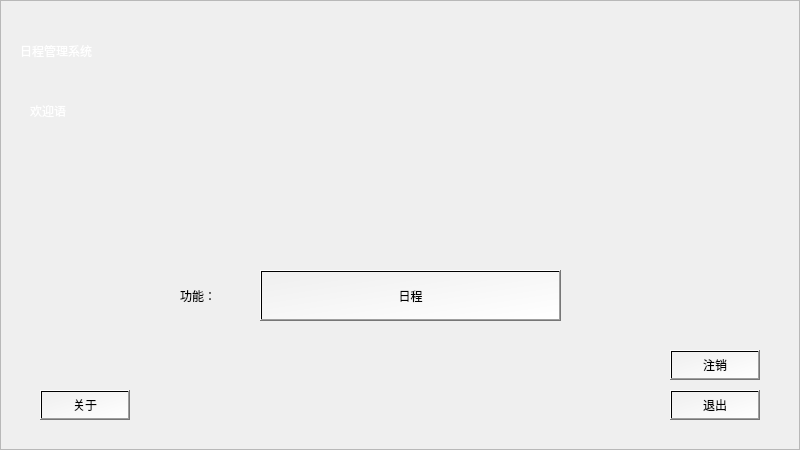
<?xml version="1.0" encoding="UTF-8"?>
<ui version="4.0">
 <class>mainForm</class>
 <widget class="QWidget" name="mainForm">
  <property name="geometry">
   <rect>
    <x>0</x>
    <y>0</y>
    <width>800</width>
    <height>450</height>
   </rect>
  </property>
  <property name="minimumSize">
   <size>
    <width>800</width>
    <height>450</height>
   </size>
  </property>
  <property name="maximumSize">
   <size>
    <width>800</width>
    <height>450</height>
   </size>
  </property>
  <property name="windowTitle">
   <string>日程管理系统</string>
  </property>
  <property name="autoFillBackground">
   <bool>false</bool>
  </property>
  <widget class="QFrame" name="frame">
   <property name="geometry">
    <rect>
     <x>0</x>
     <y>0</y>
     <width>800</width>
     <height>450</height>
    </rect>
   </property>
   <property name="minimumSize">
    <size>
     <width>800</width>
     <height>450</height>
    </size>
   </property>
   <property name="maximumSize">
    <size>
     <width>800</width>
     <height>450</height>
    </size>
   </property>
   <property name="styleSheet">
    <string notr="true">#frame{
background-image: url(:/BGmain.png);
}</string>
   </property>
   <property name="frameShape">
    <enum>QFrame::StyledPanel</enum>
   </property>
   <property name="frameShadow">
    <enum>QFrame::Raised</enum>
   </property>
   <widget class="QPushButton" name="pushButton_exit">
    <property name="geometry">
     <rect>
      <x>670</x>
      <y>390</y>
      <width>90</width>
      <height>30</height>
     </rect>
    </property>
    <property name="styleSheet">
     <string notr="true">background-color: qlineargradient(spread:pad, x1:0, y1:0, x2:1, y2:1, stop:0 rgba(0, 0, 0, 0), stop:1 rgba(255, 255, 255, 255));
font: 10pt &quot;等线&quot;;</string>
    </property>
    <property name="text">
     <string>退出</string>
    </property>
   </widget>
   <widget class="QPushButton" name="pushButton_s">
    <property name="geometry">
     <rect>
      <x>260</x>
      <y>270</y>
      <width>301</width>
      <height>51</height>
     </rect>
    </property>
    <property name="styleSheet">
     <string notr="true">background-color: qlineargradient(spread:pad, x1:0, y1:0, x2:1, y2:1, stop:0 rgba(0, 0, 0, 0), stop:1 rgba(255, 255, 255, 255));
font: 12pt &quot;等线&quot;;</string>
    </property>
    <property name="text">
     <string>日程</string>
    </property>
   </widget>
   <widget class="QLabel" name="label_2">
    <property name="geometry">
     <rect>
      <x>180</x>
      <y>280</y>
      <width>81</width>
      <height>31</height>
     </rect>
    </property>
    <property name="styleSheet">
     <string notr="true">font: 25 12pt &quot;等线&quot;;</string>
    </property>
    <property name="text">
     <string>功能：</string>
    </property>
   </widget>
   <widget class="QPushButton" name="pushButton_logout">
    <property name="geometry">
     <rect>
      <x>670</x>
      <y>350</y>
      <width>90</width>
      <height>30</height>
     </rect>
    </property>
    <property name="styleSheet">
     <string notr="true">background-color: qlineargradient(spread:pad, x1:0, y1:0, x2:1, y2:1, stop:0 rgba(0, 0, 0, 0), stop:1 rgba(255, 255, 255, 255));
font: 10pt &quot;等线&quot;;</string>
    </property>
    <property name="text">
     <string>注销</string>
    </property>
   </widget>
   <widget class="QLabel" name="label">
    <property name="geometry">
     <rect>
      <x>20</x>
      <y>30</y>
      <width>271</width>
      <height>41</height>
     </rect>
    </property>
    <property name="styleSheet">
     <string notr="true">font: 26pt &quot;黑体&quot;;
color:rgb(255, 255, 255);</string>
    </property>
    <property name="text">
     <string>日程管理系统</string>
    </property>
   </widget>
   <widget class="QPushButton" name="pushButton_about">
    <property name="geometry">
     <rect>
      <x>40</x>
      <y>390</y>
      <width>90</width>
      <height>30</height>
     </rect>
    </property>
    <property name="styleSheet">
     <string notr="true">background-color: qlineargradient(spread:pad, x1:0, y1:0, x2:1, y2:1, stop:0 rgba(0, 0, 0, 0), stop:1 rgba(255, 255, 255, 255));
font: 10pt &quot;等线&quot;;</string>
    </property>
    <property name="text">
     <string>关于</string>
    </property>
   </widget>
   <widget class="QLabel" name="label_welcome">
    <property name="geometry">
     <rect>
      <x>30</x>
      <y>90</y>
      <width>711</width>
      <height>41</height>
     </rect>
    </property>
    <property name="styleSheet">
     <string notr="true">font: 22pt &quot;黑体&quot;;
color:rgb(255, 255, 255);</string>
    </property>
    <property name="text">
     <string>欢迎语</string>
    </property>
   </widget>
  </widget>
 </widget>
 <tabstops>
  <tabstop>pushButton_s</tabstop>
  <tabstop>pushButton_about</tabstop>
  <tabstop>pushButton_logout</tabstop>
  <tabstop>pushButton_exit</tabstop>
 </tabstops>
 <resources/>
 <connections/>
</ui>
